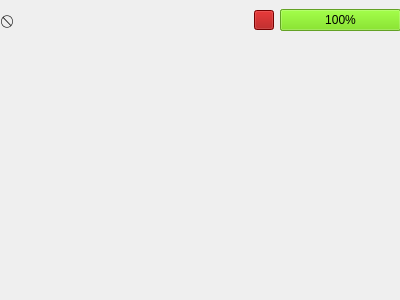
<?xml version="1.0" encoding="UTF-8"?>
<ui version="4.0">
 <class>DeviceScreenView</class>
 <widget class="QWidget" name="DeviceScreenView">
  <property name="geometry">
   <rect>
    <x>0</x>
    <y>0</y>
    <width>400</width>
    <height>300</height>
   </rect>
  </property>
  <property name="windowTitle">
   <string>Form</string>
  </property>
  <widget class="QWidget" name="horizontalLayoutWidget">
   <property name="geometry">
    <rect>
     <x>0</x>
     <y>0</y>
     <width>401</width>
     <height>41</height>
    </rect>
   </property>
   <layout class="QHBoxLayout" name="horizontalLayout">
    <item>
     <widget class="QLabel" name="TestCircuit">
      <property name="sizePolicy">
       <sizepolicy hsizetype="Preferred" vsizetype="Preferred">
        <horstretch>0</horstretch>
        <verstretch>0</verstretch>
       </sizepolicy>
      </property>
      <property name="text">
       <string>   ⃠  </string>
      </property>
     </widget>
    </item>
    <item>
     <widget class="QLabel" name="MenuLabel">
      <property name="font">
       <font>
        <weight>75</weight>
        <bold>true</bold>
       </font>
      </property>
      <property name="text">
       <string/>
      </property>
     </widget>
    </item>
    <item>
     <widget class="QPushButton" name="BatteryWarning">
      <property name="maximumSize">
       <size>
        <width>20</width>
        <height>20</height>
       </size>
      </property>
      <property name="palette">
       <palette>
        <active>
         <colorrole role="WindowText">
          <brush brushstyle="SolidPattern">
           <color alpha="255">
            <red>0</red>
            <green>0</green>
            <blue>0</blue>
           </color>
          </brush>
         </colorrole>
         <colorrole role="Button">
          <brush brushstyle="SolidPattern">
           <color alpha="255">
            <red>164</red>
            <green>0</green>
            <blue>0</blue>
           </color>
          </brush>
         </colorrole>
         <colorrole role="Light">
          <brush brushstyle="SolidPattern">
           <color alpha="255">
            <red>246</red>
            <green>0</green>
            <blue>0</blue>
           </color>
          </brush>
         </colorrole>
         <colorrole role="Midlight">
          <brush brushstyle="SolidPattern">
           <color alpha="255">
            <red>205</red>
            <green>0</green>
            <blue>0</blue>
           </color>
          </brush>
         </colorrole>
         <colorrole role="Dark">
          <brush brushstyle="SolidPattern">
           <color alpha="255">
            <red>82</red>
            <green>0</green>
            <blue>0</blue>
           </color>
          </brush>
         </colorrole>
         <colorrole role="Mid">
          <brush brushstyle="SolidPattern">
           <color alpha="255">
            <red>109</red>
            <green>0</green>
            <blue>0</blue>
           </color>
          </brush>
         </colorrole>
         <colorrole role="Text">
          <brush brushstyle="SolidPattern">
           <color alpha="255">
            <red>0</red>
            <green>0</green>
            <blue>0</blue>
           </color>
          </brush>
         </colorrole>
         <colorrole role="BrightText">
          <brush brushstyle="SolidPattern">
           <color alpha="255">
            <red>255</red>
            <green>255</green>
            <blue>255</blue>
           </color>
          </brush>
         </colorrole>
         <colorrole role="ButtonText">
          <brush brushstyle="SolidPattern">
           <color alpha="255">
            <red>0</red>
            <green>0</green>
            <blue>0</blue>
           </color>
          </brush>
         </colorrole>
         <colorrole role="Base">
          <brush brushstyle="SolidPattern">
           <color alpha="255">
            <red>255</red>
            <green>255</green>
            <blue>255</blue>
           </color>
          </brush>
         </colorrole>
         <colorrole role="Window">
          <brush brushstyle="SolidPattern">
           <color alpha="255">
            <red>164</red>
            <green>0</green>
            <blue>0</blue>
           </color>
          </brush>
         </colorrole>
         <colorrole role="Shadow">
          <brush brushstyle="SolidPattern">
           <color alpha="255">
            <red>0</red>
            <green>0</green>
            <blue>0</blue>
           </color>
          </brush>
         </colorrole>
         <colorrole role="AlternateBase">
          <brush brushstyle="SolidPattern">
           <color alpha="255">
            <red>209</red>
            <green>127</green>
            <blue>127</blue>
           </color>
          </brush>
         </colorrole>
         <colorrole role="ToolTipBase">
          <brush brushstyle="SolidPattern">
           <color alpha="255">
            <red>255</red>
            <green>255</green>
            <blue>220</blue>
           </color>
          </brush>
         </colorrole>
         <colorrole role="ToolTipText">
          <brush brushstyle="SolidPattern">
           <color alpha="255">
            <red>0</red>
            <green>0</green>
            <blue>0</blue>
           </color>
          </brush>
         </colorrole>
         <colorrole role="PlaceholderText">
          <brush brushstyle="SolidPattern">
           <color alpha="128">
            <red>0</red>
            <green>0</green>
            <blue>0</blue>
           </color>
          </brush>
         </colorrole>
        </active>
        <inactive>
         <colorrole role="WindowText">
          <brush brushstyle="SolidPattern">
           <color alpha="255">
            <red>0</red>
            <green>0</green>
            <blue>0</blue>
           </color>
          </brush>
         </colorrole>
         <colorrole role="Button">
          <brush brushstyle="SolidPattern">
           <color alpha="255">
            <red>164</red>
            <green>0</green>
            <blue>0</blue>
           </color>
          </brush>
         </colorrole>
         <colorrole role="Light">
          <brush brushstyle="SolidPattern">
           <color alpha="255">
            <red>246</red>
            <green>0</green>
            <blue>0</blue>
           </color>
          </brush>
         </colorrole>
         <colorrole role="Midlight">
          <brush brushstyle="SolidPattern">
           <color alpha="255">
            <red>205</red>
            <green>0</green>
            <blue>0</blue>
           </color>
          </brush>
         </colorrole>
         <colorrole role="Dark">
          <brush brushstyle="SolidPattern">
           <color alpha="255">
            <red>82</red>
            <green>0</green>
            <blue>0</blue>
           </color>
          </brush>
         </colorrole>
         <colorrole role="Mid">
          <brush brushstyle="SolidPattern">
           <color alpha="255">
            <red>109</red>
            <green>0</green>
            <blue>0</blue>
           </color>
          </brush>
         </colorrole>
         <colorrole role="Text">
          <brush brushstyle="SolidPattern">
           <color alpha="255">
            <red>0</red>
            <green>0</green>
            <blue>0</blue>
           </color>
          </brush>
         </colorrole>
         <colorrole role="BrightText">
          <brush brushstyle="SolidPattern">
           <color alpha="255">
            <red>255</red>
            <green>255</green>
            <blue>255</blue>
           </color>
          </brush>
         </colorrole>
         <colorrole role="ButtonText">
          <brush brushstyle="SolidPattern">
           <color alpha="255">
            <red>0</red>
            <green>0</green>
            <blue>0</blue>
           </color>
          </brush>
         </colorrole>
         <colorrole role="Base">
          <brush brushstyle="SolidPattern">
           <color alpha="255">
            <red>255</red>
            <green>255</green>
            <blue>255</blue>
           </color>
          </brush>
         </colorrole>
         <colorrole role="Window">
          <brush brushstyle="SolidPattern">
           <color alpha="255">
            <red>164</red>
            <green>0</green>
            <blue>0</blue>
           </color>
          </brush>
         </colorrole>
         <colorrole role="Shadow">
          <brush brushstyle="SolidPattern">
           <color alpha="255">
            <red>0</red>
            <green>0</green>
            <blue>0</blue>
           </color>
          </brush>
         </colorrole>
         <colorrole role="AlternateBase">
          <brush brushstyle="SolidPattern">
           <color alpha="255">
            <red>209</red>
            <green>127</green>
            <blue>127</blue>
           </color>
          </brush>
         </colorrole>
         <colorrole role="ToolTipBase">
          <brush brushstyle="SolidPattern">
           <color alpha="255">
            <red>255</red>
            <green>255</green>
            <blue>220</blue>
           </color>
          </brush>
         </colorrole>
         <colorrole role="ToolTipText">
          <brush brushstyle="SolidPattern">
           <color alpha="255">
            <red>0</red>
            <green>0</green>
            <blue>0</blue>
           </color>
          </brush>
         </colorrole>
         <colorrole role="PlaceholderText">
          <brush brushstyle="SolidPattern">
           <color alpha="128">
            <red>0</red>
            <green>0</green>
            <blue>0</blue>
           </color>
          </brush>
         </colorrole>
        </inactive>
        <disabled>
         <colorrole role="WindowText">
          <brush brushstyle="SolidPattern">
           <color alpha="255">
            <red>82</red>
            <green>0</green>
            <blue>0</blue>
           </color>
          </brush>
         </colorrole>
         <colorrole role="Button">
          <brush brushstyle="SolidPattern">
           <color alpha="255">
            <red>164</red>
            <green>0</green>
            <blue>0</blue>
           </color>
          </brush>
         </colorrole>
         <colorrole role="Light">
          <brush brushstyle="SolidPattern">
           <color alpha="255">
            <red>246</red>
            <green>0</green>
            <blue>0</blue>
           </color>
          </brush>
         </colorrole>
         <colorrole role="Midlight">
          <brush brushstyle="SolidPattern">
           <color alpha="255">
            <red>205</red>
            <green>0</green>
            <blue>0</blue>
           </color>
          </brush>
         </colorrole>
         <colorrole role="Dark">
          <brush brushstyle="SolidPattern">
           <color alpha="255">
            <red>82</red>
            <green>0</green>
            <blue>0</blue>
           </color>
          </brush>
         </colorrole>
         <colorrole role="Mid">
          <brush brushstyle="SolidPattern">
           <color alpha="255">
            <red>109</red>
            <green>0</green>
            <blue>0</blue>
           </color>
          </brush>
         </colorrole>
         <colorrole role="Text">
          <brush brushstyle="SolidPattern">
           <color alpha="255">
            <red>82</red>
            <green>0</green>
            <blue>0</blue>
           </color>
          </brush>
         </colorrole>
         <colorrole role="BrightText">
          <brush brushstyle="SolidPattern">
           <color alpha="255">
            <red>255</red>
            <green>255</green>
            <blue>255</blue>
           </color>
          </brush>
         </colorrole>
         <colorrole role="ButtonText">
          <brush brushstyle="SolidPattern">
           <color alpha="255">
            <red>82</red>
            <green>0</green>
            <blue>0</blue>
           </color>
          </brush>
         </colorrole>
         <colorrole role="Base">
          <brush brushstyle="SolidPattern">
           <color alpha="255">
            <red>164</red>
            <green>0</green>
            <blue>0</blue>
           </color>
          </brush>
         </colorrole>
         <colorrole role="Window">
          <brush brushstyle="SolidPattern">
           <color alpha="255">
            <red>164</red>
            <green>0</green>
            <blue>0</blue>
           </color>
          </brush>
         </colorrole>
         <colorrole role="Shadow">
          <brush brushstyle="SolidPattern">
           <color alpha="255">
            <red>0</red>
            <green>0</green>
            <blue>0</blue>
           </color>
          </brush>
         </colorrole>
         <colorrole role="AlternateBase">
          <brush brushstyle="SolidPattern">
           <color alpha="255">
            <red>164</red>
            <green>0</green>
            <blue>0</blue>
           </color>
          </brush>
         </colorrole>
         <colorrole role="ToolTipBase">
          <brush brushstyle="SolidPattern">
           <color alpha="255">
            <red>255</red>
            <green>255</green>
            <blue>220</blue>
           </color>
          </brush>
         </colorrole>
         <colorrole role="ToolTipText">
          <brush brushstyle="SolidPattern">
           <color alpha="255">
            <red>0</red>
            <green>0</green>
            <blue>0</blue>
           </color>
          </brush>
         </colorrole>
         <colorrole role="PlaceholderText">
          <brush brushstyle="SolidPattern">
           <color alpha="128">
            <red>0</red>
            <green>0</green>
            <blue>0</blue>
           </color>
          </brush>
         </colorrole>
        </disabled>
       </palette>
      </property>
      <property name="text">
       <string/>
      </property>
      <property name="icon">
       <iconset theme="battery-low"/>
      </property>
      <property name="checkable">
       <bool>false</bool>
      </property>
      <property name="flat">
       <bool>false</bool>
      </property>
     </widget>
    </item>
    <item>
     <widget class="QProgressBar" name="BatteryLevel">
      <property name="sizePolicy">
       <sizepolicy hsizetype="Minimum" vsizetype="Fixed">
        <horstretch>0</horstretch>
        <verstretch>0</verstretch>
       </sizepolicy>
      </property>
      <property name="palette">
       <palette>
        <active>
         <colorrole role="WindowText">
          <brush brushstyle="SolidPattern">
           <color alpha="255">
            <red>0</red>
            <green>0</green>
            <blue>0</blue>
           </color>
          </brush>
         </colorrole>
         <colorrole role="Button">
          <brush brushstyle="SolidPattern">
           <color alpha="255">
            <red>138</red>
            <green>226</green>
            <blue>52</blue>
           </color>
          </brush>
         </colorrole>
         <colorrole role="Light">
          <brush brushstyle="SolidPattern">
           <color alpha="255">
            <red>198</red>
            <green>255</green>
            <blue>143</blue>
           </color>
          </brush>
         </colorrole>
         <colorrole role="Midlight">
          <brush brushstyle="SolidPattern">
           <color alpha="255">
            <red>168</red>
            <green>240</green>
            <blue>97</blue>
           </color>
          </brush>
         </colorrole>
         <colorrole role="Dark">
          <brush brushstyle="SolidPattern">
           <color alpha="255">
            <red>69</red>
            <green>113</green>
            <blue>26</blue>
           </color>
          </brush>
         </colorrole>
         <colorrole role="Mid">
          <brush brushstyle="SolidPattern">
           <color alpha="255">
            <red>92</red>
            <green>151</green>
            <blue>34</blue>
           </color>
          </brush>
         </colorrole>
         <colorrole role="Text">
          <brush brushstyle="SolidPattern">
           <color alpha="255">
            <red>0</red>
            <green>0</green>
            <blue>0</blue>
           </color>
          </brush>
         </colorrole>
         <colorrole role="BrightText">
          <brush brushstyle="SolidPattern">
           <color alpha="255">
            <red>0</red>
            <green>0</green>
            <blue>0</blue>
           </color>
          </brush>
         </colorrole>
         <colorrole role="ButtonText">
          <brush brushstyle="SolidPattern">
           <color alpha="255">
            <red>0</red>
            <green>0</green>
            <blue>0</blue>
           </color>
          </brush>
         </colorrole>
         <colorrole role="Base">
          <brush brushstyle="SolidPattern">
           <color alpha="255">
            <red>255</red>
            <green>255</green>
            <blue>255</blue>
           </color>
          </brush>
         </colorrole>
         <colorrole role="Window">
          <brush brushstyle="SolidPattern">
           <color alpha="255">
            <red>138</red>
            <green>226</green>
            <blue>52</blue>
           </color>
          </brush>
         </colorrole>
         <colorrole role="Shadow">
          <brush brushstyle="SolidPattern">
           <color alpha="255">
            <red>0</red>
            <green>0</green>
            <blue>0</blue>
           </color>
          </brush>
         </colorrole>
         <colorrole role="Highlight">
          <brush brushstyle="SolidPattern">
           <color alpha="255">
            <red>138</red>
            <green>226</green>
            <blue>52</blue>
           </color>
          </brush>
         </colorrole>
         <colorrole role="HighlightedText">
          <brush brushstyle="SolidPattern">
           <color alpha="255">
            <red>0</red>
            <green>0</green>
            <blue>0</blue>
           </color>
          </brush>
         </colorrole>
         <colorrole role="AlternateBase">
          <brush brushstyle="SolidPattern">
           <color alpha="255">
            <red>196</red>
            <green>240</green>
            <blue>153</blue>
           </color>
          </brush>
         </colorrole>
         <colorrole role="ToolTipBase">
          <brush brushstyle="SolidPattern">
           <color alpha="255">
            <red>255</red>
            <green>255</green>
            <blue>220</blue>
           </color>
          </brush>
         </colorrole>
         <colorrole role="ToolTipText">
          <brush brushstyle="SolidPattern">
           <color alpha="255">
            <red>0</red>
            <green>0</green>
            <blue>0</blue>
           </color>
          </brush>
         </colorrole>
         <colorrole role="PlaceholderText">
          <brush brushstyle="SolidPattern">
           <color alpha="128">
            <red>0</red>
            <green>0</green>
            <blue>0</blue>
           </color>
          </brush>
         </colorrole>
        </active>
        <inactive>
         <colorrole role="WindowText">
          <brush brushstyle="SolidPattern">
           <color alpha="255">
            <red>0</red>
            <green>0</green>
            <blue>0</blue>
           </color>
          </brush>
         </colorrole>
         <colorrole role="Button">
          <brush brushstyle="SolidPattern">
           <color alpha="255">
            <red>138</red>
            <green>226</green>
            <blue>52</blue>
           </color>
          </brush>
         </colorrole>
         <colorrole role="Light">
          <brush brushstyle="SolidPattern">
           <color alpha="255">
            <red>198</red>
            <green>255</green>
            <blue>143</blue>
           </color>
          </brush>
         </colorrole>
         <colorrole role="Midlight">
          <brush brushstyle="SolidPattern">
           <color alpha="255">
            <red>168</red>
            <green>240</green>
            <blue>97</blue>
           </color>
          </brush>
         </colorrole>
         <colorrole role="Dark">
          <brush brushstyle="SolidPattern">
           <color alpha="255">
            <red>69</red>
            <green>113</green>
            <blue>26</blue>
           </color>
          </brush>
         </colorrole>
         <colorrole role="Mid">
          <brush brushstyle="SolidPattern">
           <color alpha="255">
            <red>92</red>
            <green>151</green>
            <blue>34</blue>
           </color>
          </brush>
         </colorrole>
         <colorrole role="Text">
          <brush brushstyle="SolidPattern">
           <color alpha="255">
            <red>0</red>
            <green>0</green>
            <blue>0</blue>
           </color>
          </brush>
         </colorrole>
         <colorrole role="BrightText">
          <brush brushstyle="SolidPattern">
           <color alpha="255">
            <red>0</red>
            <green>0</green>
            <blue>0</blue>
           </color>
          </brush>
         </colorrole>
         <colorrole role="ButtonText">
          <brush brushstyle="SolidPattern">
           <color alpha="255">
            <red>0</red>
            <green>0</green>
            <blue>0</blue>
           </color>
          </brush>
         </colorrole>
         <colorrole role="Base">
          <brush brushstyle="SolidPattern">
           <color alpha="255">
            <red>255</red>
            <green>255</green>
            <blue>255</blue>
           </color>
          </brush>
         </colorrole>
         <colorrole role="Window">
          <brush brushstyle="SolidPattern">
           <color alpha="255">
            <red>138</red>
            <green>226</green>
            <blue>52</blue>
           </color>
          </brush>
         </colorrole>
         <colorrole role="Shadow">
          <brush brushstyle="SolidPattern">
           <color alpha="255">
            <red>0</red>
            <green>0</green>
            <blue>0</blue>
           </color>
          </brush>
         </colorrole>
         <colorrole role="Highlight">
          <brush brushstyle="SolidPattern">
           <color alpha="255">
            <red>138</red>
            <green>226</green>
            <blue>52</blue>
           </color>
          </brush>
         </colorrole>
         <colorrole role="HighlightedText">
          <brush brushstyle="SolidPattern">
           <color alpha="255">
            <red>0</red>
            <green>0</green>
            <blue>0</blue>
           </color>
          </brush>
         </colorrole>
         <colorrole role="AlternateBase">
          <brush brushstyle="SolidPattern">
           <color alpha="255">
            <red>196</red>
            <green>240</green>
            <blue>153</blue>
           </color>
          </brush>
         </colorrole>
         <colorrole role="ToolTipBase">
          <brush brushstyle="SolidPattern">
           <color alpha="255">
            <red>255</red>
            <green>255</green>
            <blue>220</blue>
           </color>
          </brush>
         </colorrole>
         <colorrole role="ToolTipText">
          <brush brushstyle="SolidPattern">
           <color alpha="255">
            <red>0</red>
            <green>0</green>
            <blue>0</blue>
           </color>
          </brush>
         </colorrole>
         <colorrole role="PlaceholderText">
          <brush brushstyle="SolidPattern">
           <color alpha="128">
            <red>0</red>
            <green>0</green>
            <blue>0</blue>
           </color>
          </brush>
         </colorrole>
        </inactive>
        <disabled>
         <colorrole role="WindowText">
          <brush brushstyle="SolidPattern">
           <color alpha="255">
            <red>69</red>
            <green>113</green>
            <blue>26</blue>
           </color>
          </brush>
         </colorrole>
         <colorrole role="Button">
          <brush brushstyle="SolidPattern">
           <color alpha="255">
            <red>138</red>
            <green>226</green>
            <blue>52</blue>
           </color>
          </brush>
         </colorrole>
         <colorrole role="Light">
          <brush brushstyle="SolidPattern">
           <color alpha="255">
            <red>198</red>
            <green>255</green>
            <blue>143</blue>
           </color>
          </brush>
         </colorrole>
         <colorrole role="Midlight">
          <brush brushstyle="SolidPattern">
           <color alpha="255">
            <red>168</red>
            <green>240</green>
            <blue>97</blue>
           </color>
          </brush>
         </colorrole>
         <colorrole role="Dark">
          <brush brushstyle="SolidPattern">
           <color alpha="255">
            <red>69</red>
            <green>113</green>
            <blue>26</blue>
           </color>
          </brush>
         </colorrole>
         <colorrole role="Mid">
          <brush brushstyle="SolidPattern">
           <color alpha="255">
            <red>92</red>
            <green>151</green>
            <blue>34</blue>
           </color>
          </brush>
         </colorrole>
         <colorrole role="Text">
          <brush brushstyle="SolidPattern">
           <color alpha="255">
            <red>69</red>
            <green>113</green>
            <blue>26</blue>
           </color>
          </brush>
         </colorrole>
         <colorrole role="BrightText">
          <brush brushstyle="SolidPattern">
           <color alpha="255">
            <red>0</red>
            <green>0</green>
            <blue>0</blue>
           </color>
          </brush>
         </colorrole>
         <colorrole role="ButtonText">
          <brush brushstyle="SolidPattern">
           <color alpha="255">
            <red>69</red>
            <green>113</green>
            <blue>26</blue>
           </color>
          </brush>
         </colorrole>
         <colorrole role="Base">
          <brush brushstyle="SolidPattern">
           <color alpha="255">
            <red>138</red>
            <green>226</green>
            <blue>52</blue>
           </color>
          </brush>
         </colorrole>
         <colorrole role="Window">
          <brush brushstyle="SolidPattern">
           <color alpha="255">
            <red>138</red>
            <green>226</green>
            <blue>52</blue>
           </color>
          </brush>
         </colorrole>
         <colorrole role="Shadow">
          <brush brushstyle="SolidPattern">
           <color alpha="255">
            <red>0</red>
            <green>0</green>
            <blue>0</blue>
           </color>
          </brush>
         </colorrole>
         <colorrole role="Highlight">
          <brush brushstyle="SolidPattern">
           <color alpha="255">
            <red>145</red>
            <green>145</green>
            <blue>145</blue>
           </color>
          </brush>
         </colorrole>
         <colorrole role="HighlightedText">
          <brush brushstyle="SolidPattern">
           <color alpha="255">
            <red>0</red>
            <green>0</green>
            <blue>0</blue>
           </color>
          </brush>
         </colorrole>
         <colorrole role="AlternateBase">
          <brush brushstyle="SolidPattern">
           <color alpha="255">
            <red>138</red>
            <green>226</green>
            <blue>52</blue>
           </color>
          </brush>
         </colorrole>
         <colorrole role="ToolTipBase">
          <brush brushstyle="SolidPattern">
           <color alpha="255">
            <red>255</red>
            <green>255</green>
            <blue>220</blue>
           </color>
          </brush>
         </colorrole>
         <colorrole role="ToolTipText">
          <brush brushstyle="SolidPattern">
           <color alpha="255">
            <red>0</red>
            <green>0</green>
            <blue>0</blue>
           </color>
          </brush>
         </colorrole>
         <colorrole role="PlaceholderText">
          <brush brushstyle="SolidPattern">
           <color alpha="128">
            <red>0</red>
            <green>0</green>
            <blue>0</blue>
           </color>
          </brush>
         </colorrole>
        </disabled>
       </palette>
      </property>
      <property name="toolTip">
       <string/>
      </property>
      <property name="autoFillBackground">
       <bool>false</bool>
      </property>
      <property name="value">
       <number>100</number>
      </property>
     </widget>
    </item>
   </layout>
  </widget>
 </widget>
 <resources/>
 <connections/>
</ui>
